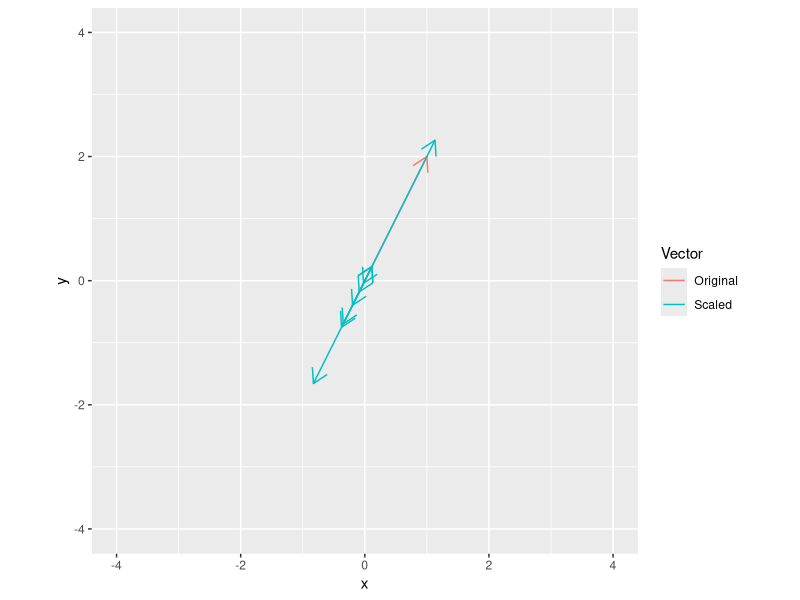

Generate this figure with R:
## ---- chunk 1
library(ggplot2)
v <- c(1, 2)
s <- rnorm(10)

all_vectors <- data.frame(xend = c(v[1], v[1] * s),
                          yend = c(v[2], v[2] * s),
                          Vector = c("Original", rep("Scaled", length(s))),
                          x = 0,
                          y = 0)

ggplot(data=all_vectors, aes(x=x, y=y, xend=xend, yend=yend, color=Vector)) + 
  geom_segment(arrow= arrow(length = unit(0.03, "npc"))) +
  xlim(-4, 4) +
  ylim(-4, 4) + 
  coord_equal()
## ---- chunk 2
v1 <- c(1, 2, 3, 4, 5)
v2 <- c(2, 3, 4, 5, 6)
v3 <- c(3, 4, 5, 6, 7)
w <- c(-1, 3, 2)
result <- v1 * w[1] + v2 * w[2] + v3* w[3]
## ---- chunk 3
v <- c(7, 4, -5, 8, 3)
o <- rep(1, length(v))
ave <- pracma::dot(v, o) / length(v)
## ---- chunk 4
v <- c(7, 4, -5, 8, 3)
w <- runif(length(v))
wAve <- pracma::dot(v, w / sum(w))
## ---- chunk 5
A <- matrix(runif(n=4*2), nrow=4, ncol=2)
B <- matrix(runif(n=4*2), nrow=4, ncol=2)
C <- matrix(NA, nrow=2, ncol=2)
for(coli in 1:2){
  for(colj in 1:2){
    C[coli, colj] <- pracma::dot(A[, coli], B[, colj])
  }
}
## ---- chunk 6
A <- matrix(runif(n=4*4), nrow=4, ncol=4)
Al <- pracma::tril(A)
S <- Al + t(Al)
## ---- chunk 7
D <- matrix(0, nrow=4, ncol=8)
for(d in 1:min(dim(D))){
  D[d, d] <- d
}
## ---- chunk 8
A <- matrix(runif(n=2*4), nrow=2, ncol=4)
B <- matrix(runif(n=4*3), nrow=4, ncol=3)
C1 <- matrix(0, nrow=2, ncol=3)
for(i in 1:4){
  C1 <- C1 + outer(A[, i], B[i, ])
}
C1 - A %*% B
## ---- chunk 9
D <- diag(1:4)
A <- matrix(runif(n=4*4), nrow=4, ncol=4)
C1 <- D * A
C2 <- D %*% A
print(diag(C1))
print(diag(C2))
## ---- chunk 10
A <- diag(runif(3))
C1 <- (t(A) + A) / 2
C2 <- t(A) %*% A
C1 - sqrt(C2)
## ---- chunk 11
m <- 5
A <- matrix(runif(n=m*m), nrow=m, ncol=m)
v <- runif(n=m)
LHS <- norm(A %*% v, type = "F")
RHS <- norm(A, type = "F") * norm(matrix(v), type="F")
RHS - LHS # should always be positive
## ---- chunk 12
A <- matrix(runif(n=9*2), nrow=9, ncol=2)
B <- matrix(runif(n=2*16), nrow=2, ncol=16)
C <- A %*% B
## ---- chunk 13
Z <- matrix(0, nrow=5, ncol=5)
N <- matrix(runif(5 * 5), nrow=5, ncol=5)
ZN <-  Z + N * .Machine$double.eps * 1e-307
print(pracma::Rank(Z))
print(pracma::Rank(ZN))
print(norm(ZN, type = "F"))
## ---- chunk 14
A <- matrix(runif(n=4*3), nrow=4, ncol=3) %*% matrix(runif(n=3*4), nrow=3, ncol=4)
B <- matrix(runif(n=4*3), nrow=4, ncol=3) %*% matrix(runif(n=3*4), nrow=3, ncol=4)
n <- pracma::nullspace(A)
print(B %*% A %*% n) # zeros vector
print(A %*% B %*% n) # not zeros vector
## ---- chunk 15
A <- matrix(runif(n=16*9), nrow=16, ncol=9) %*% matrix(runif(n=9*11), nrow=9, ncol=11)
rn <- pracma::nullspace(A)
ln <- pracma::nullspace(t(A))
r <- pracma::Rank(A)
print(ncol(rn) + r)
print(ncol(ln) + r)
## ---- chunk 16
U <- 0.5 * matrix(c(1+1i, 1-1i, 1-1i, 1+1i), nrow=2, ncol=2)
print(U %*% Conj(t(U))) # Hermitian
print(U %*% t(U)) # not Hermitian
## ---- chunk 17
r <- matrix(runif(n=3*3), nrow=3, ncol=3)
im <- matrix(runif(n=3*3), nrow=3, ncol=3)
A <- r + im * 1i
A1 <- A + Conj(t(A))
A2 <- A %*% Conj(t(A))
isSymmetric(A1)
isSymmetric(A2)
